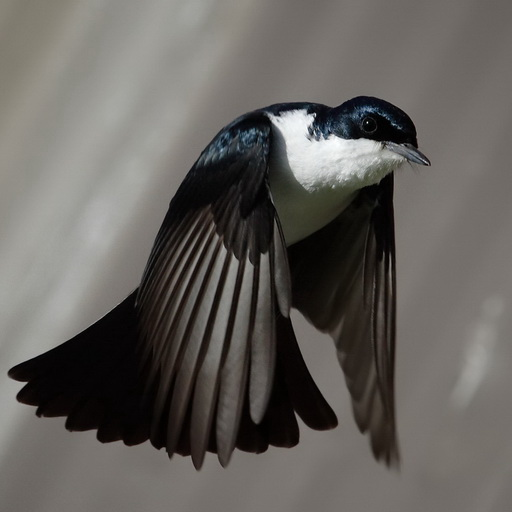
#> input picture ClassWork/CW3/img1.jpg, 512 x 512 px
$ python -i myFunctions.py   (imports and definitions only)   (older library calls are emulated)
#> lines starting #> are read from the running program, lines starting #| are printed output that depends on the picture
__author__ = 'Dmitry Patashov'

import numpy as np
import cv2

# Assignment 3:
# [176 lines left out: functions myBGR2RGB, myGreenLine, myRedLine, myBlueSquare, myPurpleCircle, myColorfullTriangle, not called in this run]

# Assignment 11:
def myZeroPadding(myImage, padSize=1):

    if myImage.__class__ == np.ndarray:

        Dim = myImage.shape
        if len(Dim) == 2:

            m, n = Dim[0], Dim[1]
            NewImg = np.zeros([m + 2 * padSize, n + 2 * padSize])
            NewImg[padSize:m + padSize, padSize:n + padSize] = myImage

            return np.uint8(NewImg)

        elif len(Dim) == 3:

            b, g, r = cv2.split(myImage)
            Pb = myZeroPadding(b, padSize)
            Pg = myZeroPadding(g, padSize)
            Pr = myZeroPadding(r, padSize)

            return cv2.merge((Pb, Pg, Pr))
        else:
            return None
    else:
        return None

# Assignment 12:
def myExtendedPadding(myImage, padSize=1):
    if myImage.__class__ == np.ndarray:

        Dim = myImage.shape
        if len(Dim) == 2:

            newImg = myZeroPadding(myImage, padSize)
            def extendTopDown(newImg, padSize, dim):

                newImg[:padSize, :] = newImg[padSize, :]
                newImg[dim + padSize:, :] = newImg[dim + padSize - 1, :]

                return newImg

            newImg = extendTopDown(newImg, padSize, Dim[0])
            newImg = extendTopDown(newImg.transpose(), padSize, Dim[1]).transpose()

            return np.uint8(newImg)

        elif len(Dim) == 3:

            b, g, r = cv2.split(myImage)
            Pb = myExtendedPadding(b, padSize)
            Pg = myExtendedPadding(g, padSize)
            Pr = myExtendedPadding(r, padSize)

            return cv2.merge((Pb, Pg, Pr))
        else:
            return None
    else:
        return None

# Assignment 13:
# [32 lines left out: function GradientEdgeDetector, not called in this run]

>>> import cv2
>>> picture = cv2.imread('../../../ClassWork/CW3/img1.jpg')
#> picture is the input picture: shape (512, 512, 3); mean B, G, R 93.6, 97.7, 101
>>> result = myExtendedPadding(picture)
#> in myZeroPadding, `NewImg[padSize:m + padSize, padSize:n + padSize] = myImage`:
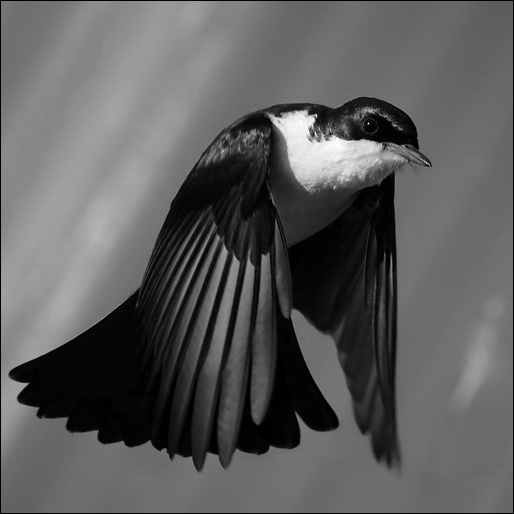
#> NewImg: shape (514, 514) float64; min 0, max 255, mean 92.9
#> in extendTopDown, `newImg[dim + padSize:, :] = newImg[dim + padSize - 1, :]`:
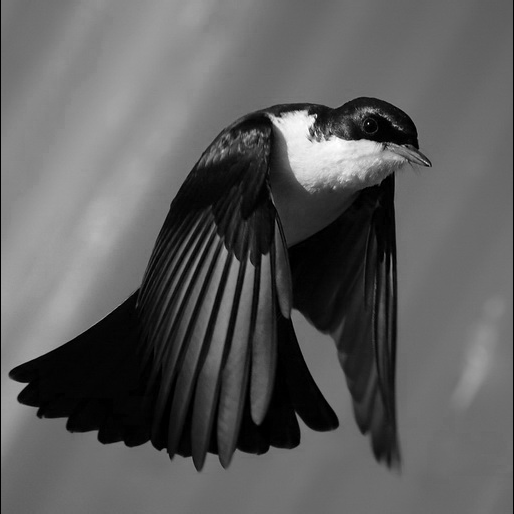
#> newImg: shape (514, 514); min 0, max 255, mean 93.4
#> call 2 of extendTopDown, with padSize = 1, dim = 512
#> in extendTopDown (call 2), `newImg[:padSize, :] = newImg[padSize, :]`:
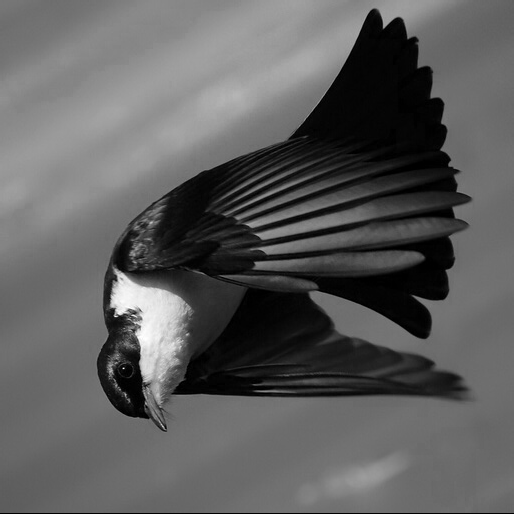
#> newImg: shape (514, 514); min 0, max 255, mean 93.6
#> in extendTopDown (call 6), `newImg[dim + padSize:, :] = newImg[dim + padSize - 1, :]`:
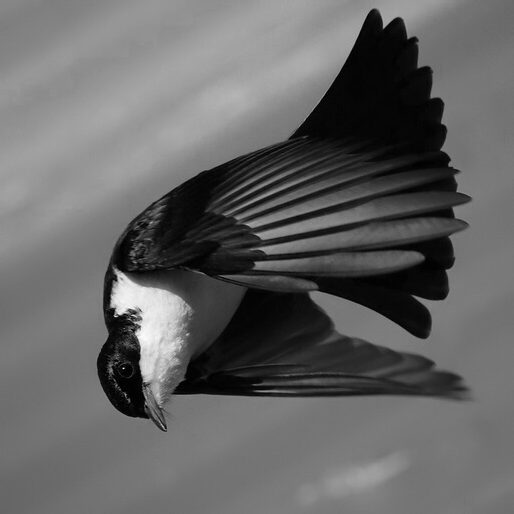
#> newImg: shape (514, 514); min 0, max 255, mean 101.2
